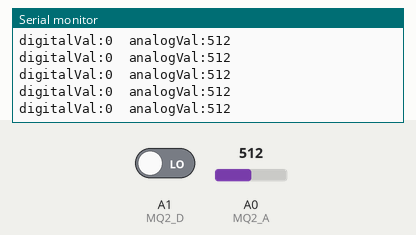
Bench run of a sketch on a simulated Arduino Uno, built with avr-gcc and run on an emulated ATmega328P. Shown: the last lines printed to the serial monitor. Inputs (shaded band) come from the test bench; at power-on: A0 (MQ2_A) = 512, A1 (MQ2_D) LOW.

Above: at 1.2 s.
1.3 s: A0 (MQ2_A) set to 716
At 1.31 s:
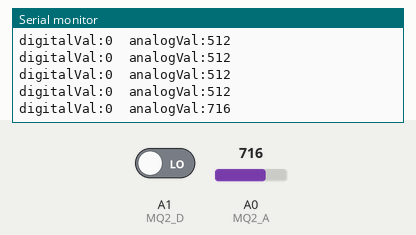
2.8 s: A1 (MQ2_D) driven HIGH
At 2.82 s:
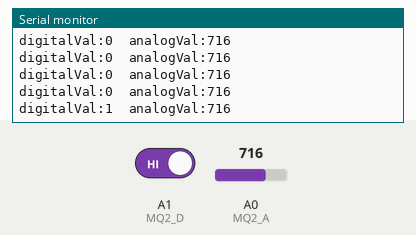
4.3 s: A0 (MQ2_A) set to 900
At 4.33 s:
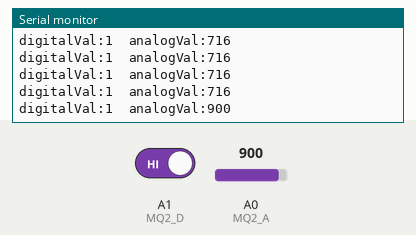
5.8 s: A1 (MQ2_D) driven LOW
At 5.84 s:
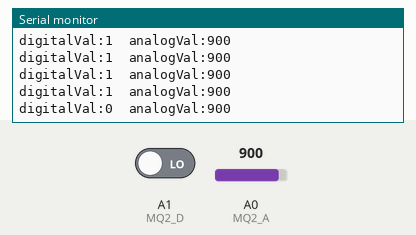
Timing chart, 0 to 8.3 s (numbered marks = the images above; inputs shaded):
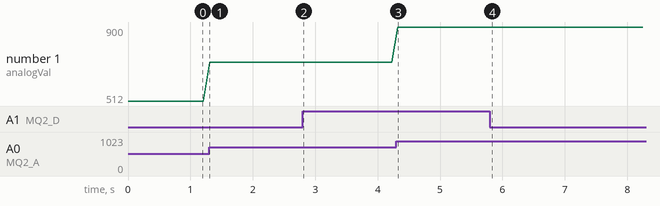

The sketch:

lesson_12.1.ino
```cpp
/*
  keyestudio smart RV
  lesson 12.1
  MQ2
  http://www.keyestudio.com
*/
#define MQ2_A   A0  //define the pin mq2 as A0
#define MQ2_D   A1  //define the pin mq2 as A1
volatile int analogVal,digitalVal;

void setup() {
  Serial.begin(9600);

}

void loop () {
  digitalVal = digitalRead(MQ2_D);  //read the digital value
  analogVal = analogRead(MQ2_A);  //read the analog value
  Serial.print("digitalVal:");
  Serial.print(digitalVal);
  Serial.print("  analogVal:");
  Serial.println(analogVal);
  delay(100);

}
```

Measured:
- after the input at 1.3 s, the serial monitor: prints a new line at once (image 1)
- after the input at 2.8 s, the serial monitor: prints a new line at once (image 2)
- after the input at 4.3 s, the serial monitor: prints a new line at once (image 3)
- after the input at 5.8 s, the serial monitor: prints a new line at once (image 4)
- plotted number 1: 512 → 716 after the input at 1.3 s, 716 → 900 after the input at 4.3 s
